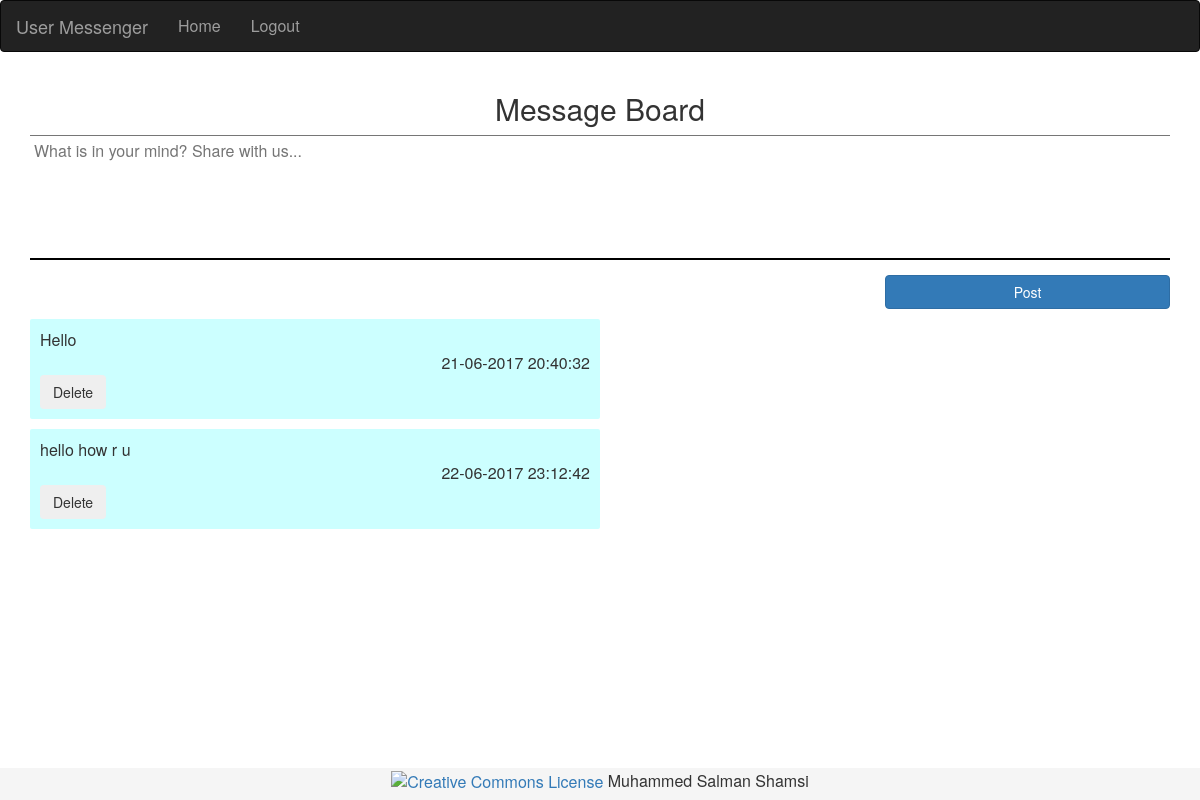
/messages.php (signed in), run on the app's committed database.
### tables this page shows
CREATE TABLE `Messages` (
  `idMsg` int(11) NOT NULL,
  `userid` varchar(45) NOT NULL,
  `msg` text NOT NULL,
  `time_stamp` timestamp NOT NULL DEFAULT CURRENT_TIMESTAMP ON UPDATE CURRENT_TIMESTAMP
);

### functions.php (called while the page is built, shortened)
<?php
$link=null;
function queryMysql($query)
{
    global $link;
    $result=  mysqli_query($link,$query);
    return $result;
}
function connectdB(){
    $db_name="myAssignDb";
}

### messages.php (the view, shortened to what this page needs)
<html>
    <head>
        <?php require_once 'header.php' ?>
    </head>
    <body>
        <?php require_once 'navigationbar.php'?>
        <div class="container">
<?php if($loggedin){
            $result=  queryMysql("Select * from Messages where userid='$user' order by time_stamp");
?>
            <h2 class="text-center">Message Board</h2>
<?php if($_SESSION[user]==$user){ ?>
            <form method="post" action="messages.php">
                <textarea class="message-post" rows="5" name="post_message" placeholder="What is in your mind? Share with us..."></textarea>
                <button type="submit" id="msgSubmit" class="btn btn-primary col-lg-3 col-md-4 col-sm-10">Post</button>
            </form>
<?php
}
else{
    echo '<h4 class="text-center">'.$user.' \'s Messages </h4>';
}
if(mysqli_num_rows($result)>0){
    while($row=mysqli_fetch_array($result)){
           echo '<div class="message col-lg-6 col-md-8 col-sm-10">'.$row['msg'].
                        '<div class="text-right">'.date('d-m-Y H:i:s', strtotime($row['time_stamp'])).'</div>';
           if($_SESSION['role']==1)
                   echo '<button class="btn btn-delete" id="'.$row['idMsg'].'">Delete</button>';
           echo '</div>';
    }
}
else{
    echo '<div class="message alert alert-info col-lg-12 col-md-12 col-sm-12">No Message to display!</div>';
}
}
else{
    echo '<div class="alert alert-danger">Please LogIn to use System</div>';
    header("Refresh: 2; url=login.php");
}
    echo '<br><br>';
require_once 'footer.php';

### css/customized.css (style rules this page uses)
body { font-size: 16px; }
.message-post { position: relative; resize: none; width:100%; border-width: 1px 0 2px 0; border-bottom-color: black; padding: 4px; column-count: 30; margin-bottom: 15px; }
#msgSubmit { position:relative; float: right; clear: both; margin-bottom: 10px; }
.message { clear: both; background: #ccffff; padding: 10px; border-radius: 2px; margin-bottom: 10px; }
.container { padding-bottom: 2em; }

### data on the page
messages: msg "Hello", time_stamp "21-06-2017 20:40:32"
messages: msg "hello how r u", time_stamp "22-06-2017 23:12:42"
